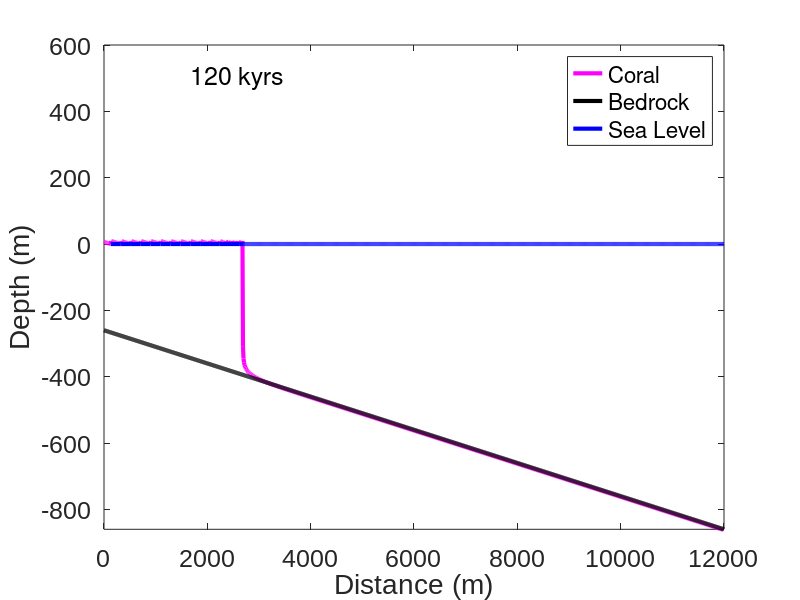

Write the MATLAB code that produced this figure.
% Coral Reef Modeling: Growth and Abandonment as a Function of Sea Level
% Oscillations and Uplift/Subsidence
% written by Emily Fairfax for Modeling Class
% January 27th, 2016

clear all

%% Initialize
%Time and Space
 % Horizontal Space
    dx = 10; % horizontal step size
    xmax = 12000; % maximum horizontal position 
    x = 0:dx:xmax; % set up the x array describing horizontal space

    % Temporal Space
    Yrcon = 3.14*10^7; % number of seconds in a year, common coversion
    dt = 800; % time step in years
    tmax = 120000;% maximum time to run the code in years
    t = 0:dt:tmax;% set up the time array
    imax = length(t);% define imax for time loops

%Constants

    %Coral Growth Equation Constants
    Gm = 0.012; % maximum coral growth of 15 mm/yr
    k = 0.08; % extinction coefficient for light /m
    I = 2000*Yrcon; % surface light intensity in microE/m^2/yr
    Ik = 200*Yrcon; % saturating light intensity in microE/m^2/yr

    %Topographic Constants
    %note: use suboruprate for either uplift or subsidence: negative sign ->uplift,
    %positive sign -> subsidence
    slope = 0.05; %slope of the linear baseline topography in m/m
    topomax = 100; %maximum elevation of the inital baseline topography
    suboruprate = 0.003; %subsidence in m/yr
    baselinemax = -slope*xmax+topomax-(suboruprate*tmax);

    %Sea Level Constants
    meansealevel = 0;% average sea level set to zero
    ampsealevel = 60; % amplitude of sea level oscillations is about 60m
    period = 40000; % period of sea level oscillations in years

%Set Up Arrays: note all arrays are made in horizontal space, and need to
%be the same length in order for the code to run properly
    %Set Number of Nodes for Variable Arrays
    N = (xmax/dx)+1; % number of nodes, plus one to make correct length

    %Sea Level Array
    sealevel = zeros(N:1); % sea level array starts full of zeros
    sealevel(1:N) = 0;
    %Topographic Array: note this can be changed to other shapes for
    %different initial topographic conditions
    baseline = -slope.*x + topomax; % Initial baseline of topography

    % Height of Coral Arrays
    coralsl = zeros(N:1); % height of coral relative to sea level, starts as all zeros
    coralsl(1:N)=baseline; % fill zeros with initial condition: all coral are at the height of the baseline

    coralsubup = zeros(N:1); % height of coral with subsidence or uplift relative to sea level, starts all zeros
    coralsubup(1:N)=coralsl-(suboruprate*dt); % fill zeros with inital condition:

    absdepth = zeros(N:1); % absolute depth of coral below sea level, start all zeros
    absdepth(1:N) = sealevel-coralsubup; % fill zeros with initial condition: depth is sealevel minus coral depth with sub or up rate included, ie distance between top of coral and water surface




%% Run


for i=1:imax
    %Sea Level oscillates sinusoidally with time
    sealevel(1:N) = ampsealevel*sin((2*pi*t(i))/period); % sea level oscillation in meters relative to mean sea level
    
    %Calculate Coral Height with subsidence or uplift change relative to sea level
    coralsubup = coralsl-(suboruprate*dt); % in meters
    
    % Calculate the absolute depth below current sea level including coral
    % protrusions
    absdepth = sealevel-coralsubup; % in meters
    
    % Calculate the discreet growth of the coral for this time step
    dcoral = (Gm*tanh((I/Ik)*exp(-k*absdepth)))*dt; % change in coral growth in meters
    
    % If coral growth is negative, replace with zero. Coral does not grow
    % out of the water
    neg = find(absdepth<0); % find where coral is above sea level and thus not growing
    dcoral(neg)=0; % corrects dcoral array so that coral out of water has zero growth
         
    % Calculate the new height of the coral relative to the sea level
    coralsl(1:N) = coralsubup + dcoral;
    
    % Lift up or sink the baseline topography (depends on if using uplift
    % or subsidence
    
    baseline = -slope.*x+topomax-suboruprate*t(i); % equation for baseline topography, with elevation in meters
    
  
% Plot results
    waterlevel = sealevel(i)*ones(size(x)); %water level is similar to sea level
    sea = find(sealevel(i)>coralsl); %find only where the water line does not overlap the coral or bedrock
   
    
    figure(1)
    clf
    
    plot(x,coralsl,'m','linewidth',3) %draw coral in pink
    hold all
    plot(x,baseline,'k','linewidth',3)  %draw bedrock in black
    plot(x(sea),waterlevel(sea),'b','linewidth',3) %only draw water where it does not overlap the bedrock or coral
    
%     %color the coral pink!
%     xx = [x,x];        % repeat x values
%     yy = [coralsl,baseline];   % vector of upper & lower boundaries
%     fill(xx,yy,[.97, .475, .561])    % fill area defined by x & yy in blue
%     
%     %color the bedrock beige!
%     xx = [x,x];
%     bottomline=zeros(N:1);
%     bottomline(1:N)=-200000;
%     cc = [baseline, bottomline];
%     fill(xx,cc,[.91,.92,.87])
    
    %this is plot formatting
    xlabel('Distance (m)', 'fontname', 'arial', 'fontsize',21)
    ylabel('Depth (m)', 'fontname', 'arial', 'fontsize',21)
    set(gca,'fontsize',18,'fontname','arial')
    legend('Coral','Bedrock','Sea Level')
    ht=text(1450,500,['  ',num2str(round(t(i)/1000)), ' kyrs  '],'fontsize',18); %print time in animation
    axis([0 xmax baselinemax topomax+500])
    hold all % hold all makes different colors while hold on keeps the lines the same color
    pause(0.1)
    
    
    
end
